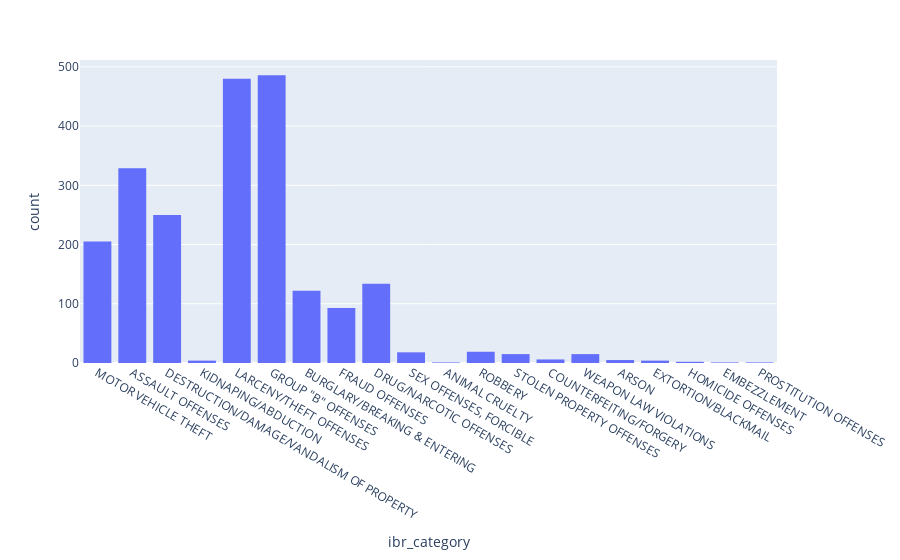

Source (notebook cell):
### Code cell
#look at the number of cases in north park in 2023 for the ibr_category

fig = px.histogram(new_df, x="ibr_category")
fig.show()

### Figure 1 — Plotly figure (JSON) as saved in the notebook; plotly's stock layout.template omitted (floating-point values rounded to 4 significant figures; data arrays with more than 128 entries replaced by an {"elided": "..."} marker saying what was removed)
{"data": [{"alignmentgroup": "True", "bingroup": "x", "hovertemplate": "ibr_category=%{x}<br>count=%{y}<extra></extra>", "legendgroup": "", "marker": {"color": "#636efa", "pattern": {"shape": ""}}, "name": "", "offsetgroup": "", "orientation": "v", "showlegend": false, "type": "histogram", "x": {"elided": "2190 str values"}, "xaxis": "x", "yaxis": "y"}], "layout": {"autosize": true, "barmode": "relative", "legend": {"tracegroupgap": 0}, "margin": {"t": 60}, "xaxis": {"anchor": "y", "autorange": true, "domain": [0, 1], "range": [-0.5, 19.5], "title": {"text": "ibr_category"}, "type": "category"}, "yaxis": {"anchor": "x", "autorange": true, "domain": [0, 1], "range": [0, 511.6], "title": {"text": "count"}}}}
